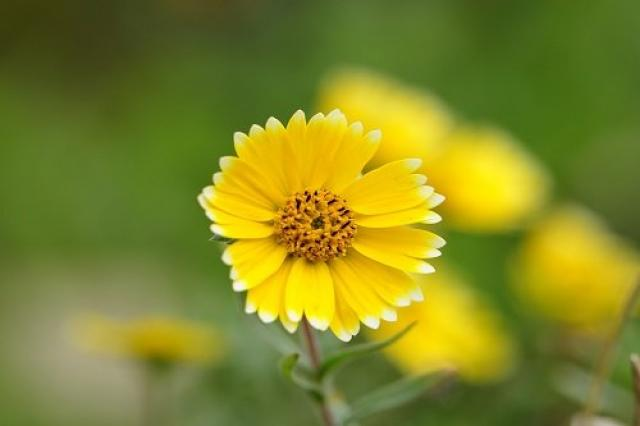
#> input picture bai1/image/anh1.jpg, 640 x 426 px, found by its file name
$ python 06.py
#> lines starting #> are read from the running program, lines starting #| are printed output that depends on the picture
### bai2/imgtool.py
import os
from PIL import Image

def load_image(image_path):
    try:
        img = Image.open(image_path)
#> img is the input picture: PIL image 640x426 RGB; mean R, G, B 127.7, 133.5, 38.1
        return img
    except Exception as e:
        print("Lỗi khi đọc hình ảnh từ: ", image_path, " ", e)
        return None

#hàm kiểm tra xem file_path truyền vào có phải file ảnh k
def is_image_file(file_path):
    extensions = (".jpg", ".jpeg", ".png", ".gif", ".bmp")
    return file_path.lower().endswith(extensions)

# [10 lines left out: function get_image_list, not called in this run]

### bai2/06.py
from PIL import Image
from IPython.display import display
from imgtool import *

#đường dẫn ảnh
my_path = 'C:/Users/Vo Thien/OneDrive/Desktop/TGMT/bai1/image/anh1.jpg'

#đọc ảnh
img = load_image(my_path)
#img.show()

#chuyển ảnh từ RGB sang ảnh xám
gray_img = img.convert("L")
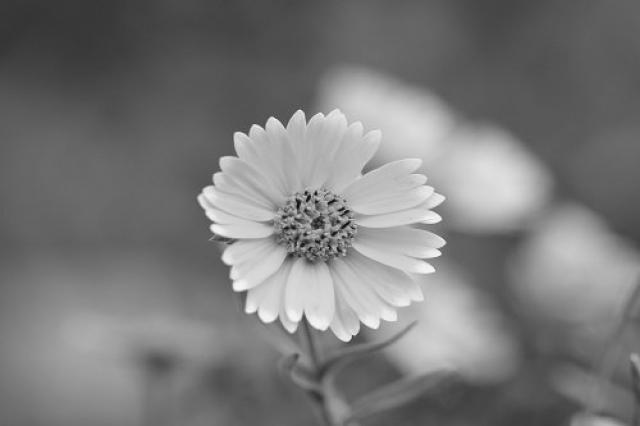
#> gray_img: PIL image 640x426 L; min 13, max 249, mean 120.9
gray_img.show()

#phân ảnh RGB thành 3 tầng màu khác nhau
red_band, green_band, blue_band = img.split()
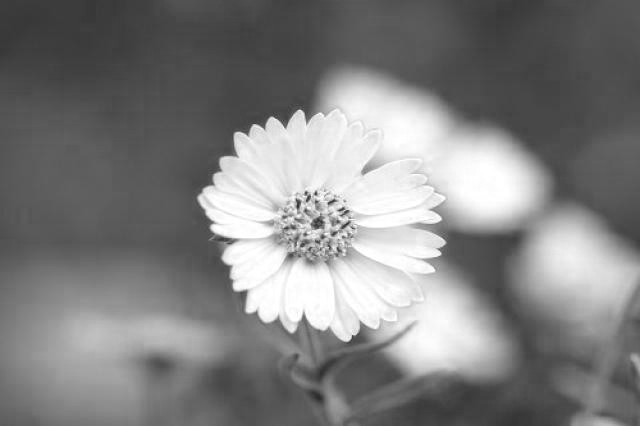
#> red_band: PIL image 640x426 L; min 43, max 255, mean 127.7
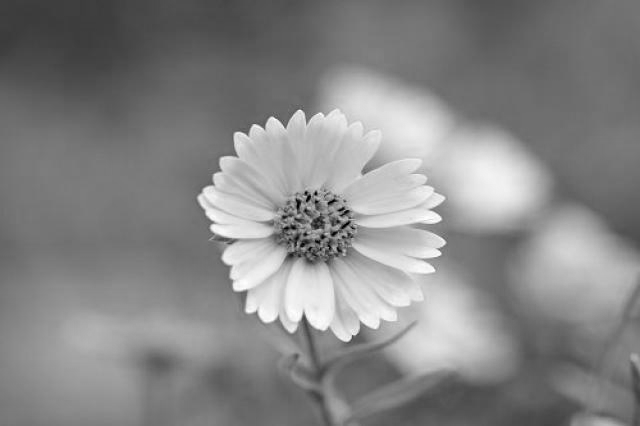
#> green_band: PIL image 640x426 L; min 0, max 255, mean 133.5
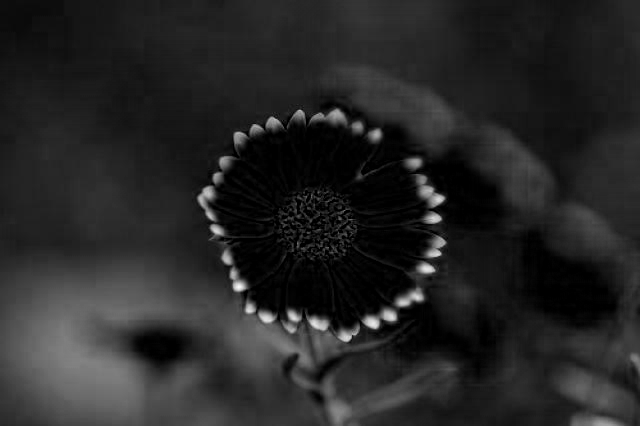
#> blue_band: PIL image 640x426 L; min 0, max 248, mean 38.1
red_band.show()
green_band.show()
blue_band.show()

#trộn ảnh
merged_img = Image.merge("RGB", (red_band, green_band, blue_band))
merged_img.show()

$ run again, with bai1/image/anh2.jpg copied over bai1/image/anh1.jpg
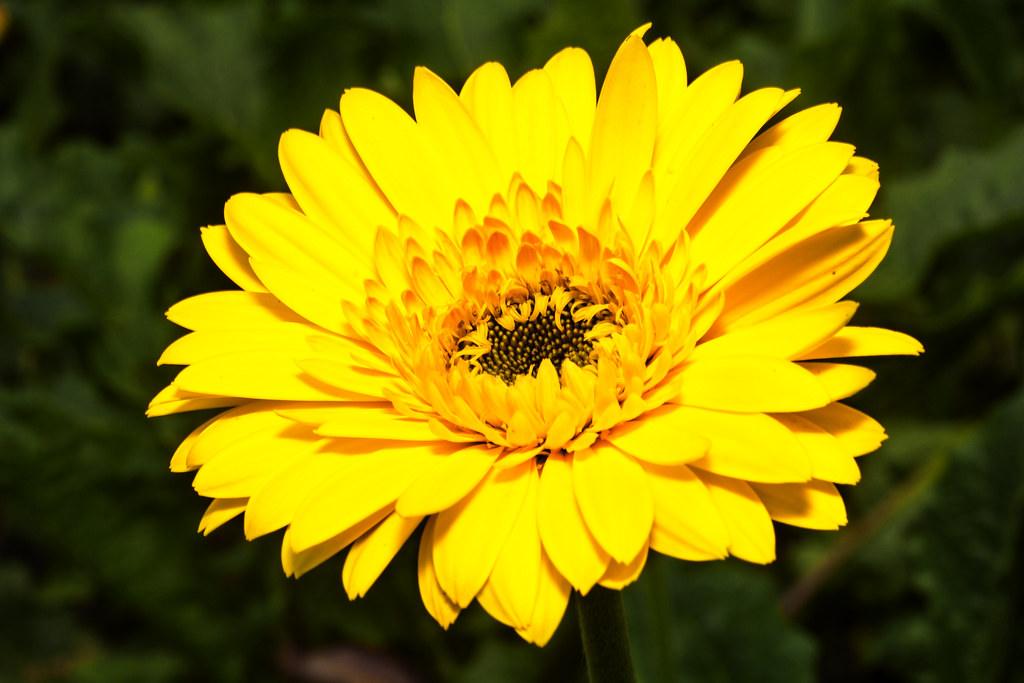
#> input picture bai1/image/anh2.jpg, 1024 x 683 px, found by its file name
#> in load_image, img is the input picture: PIL image 1024x683 RGB; mean R, G, B 127.9, 116.1, 3.7
#> `red_band, green_band, blue_band = img.split()`:
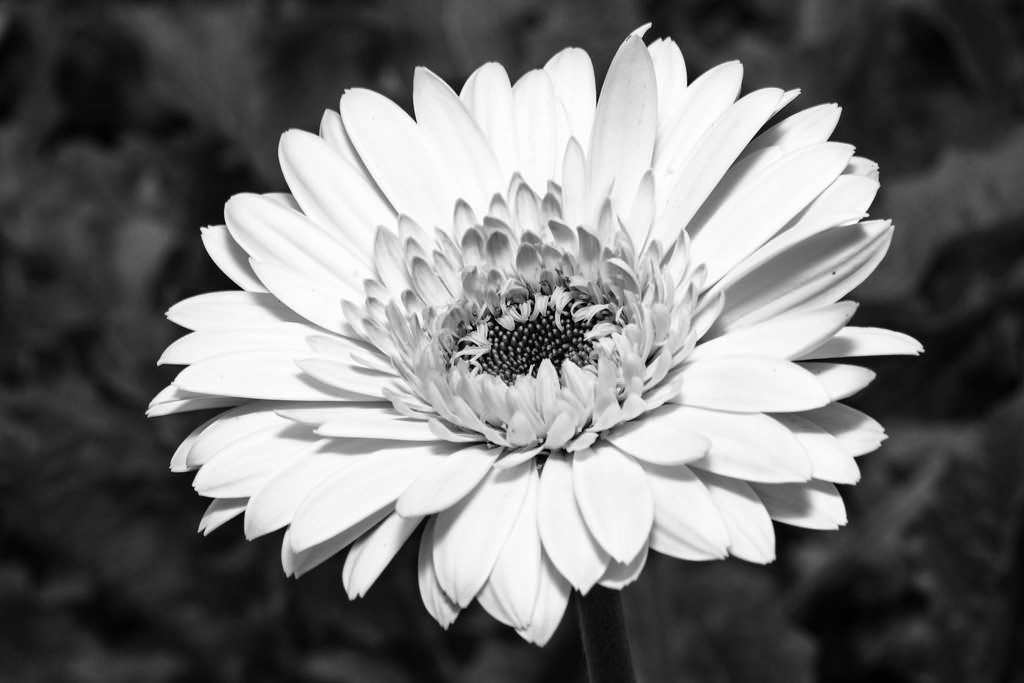
#> green_band: PIL image 1024x683 L; min 0, max 255, mean 116.1
#> `red_band, green_band, blue_band = img.split()`:
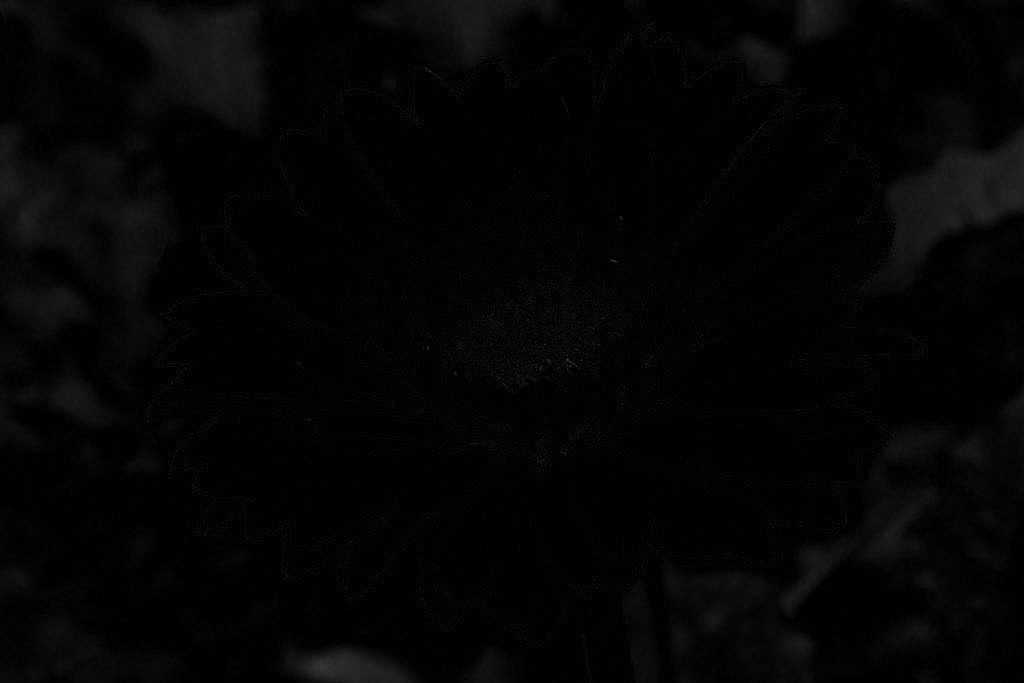
#> blue_band: PIL image 1024x683 L; min 0, max 65, mean 3.7

$ run again, with bai1/image/anh3.jpg copied over bai1/image/anh1.jpg
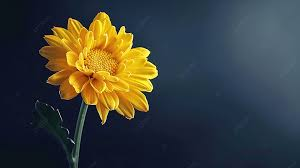
#> input picture bai1/image/anh3.jpg, 300 x 168 px, found by its file name
#> in load_image, img is the input picture: PIL image 300x168 RGB; mean R, G, B 60.7, 63.3, 59.1
#> `red_band, green_band, blue_band = img.split()`:
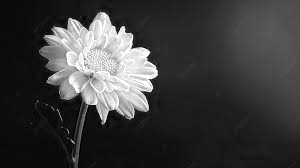
#> red_band: PIL image 300x168 L; min 0, max 255, mean 60.7
#> `red_band, green_band, blue_band = img.split()`:
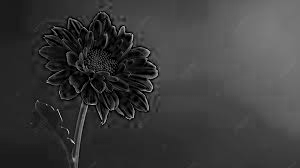
#> blue_band: PIL image 300x168 L; min 0, max 238, mean 59.1
